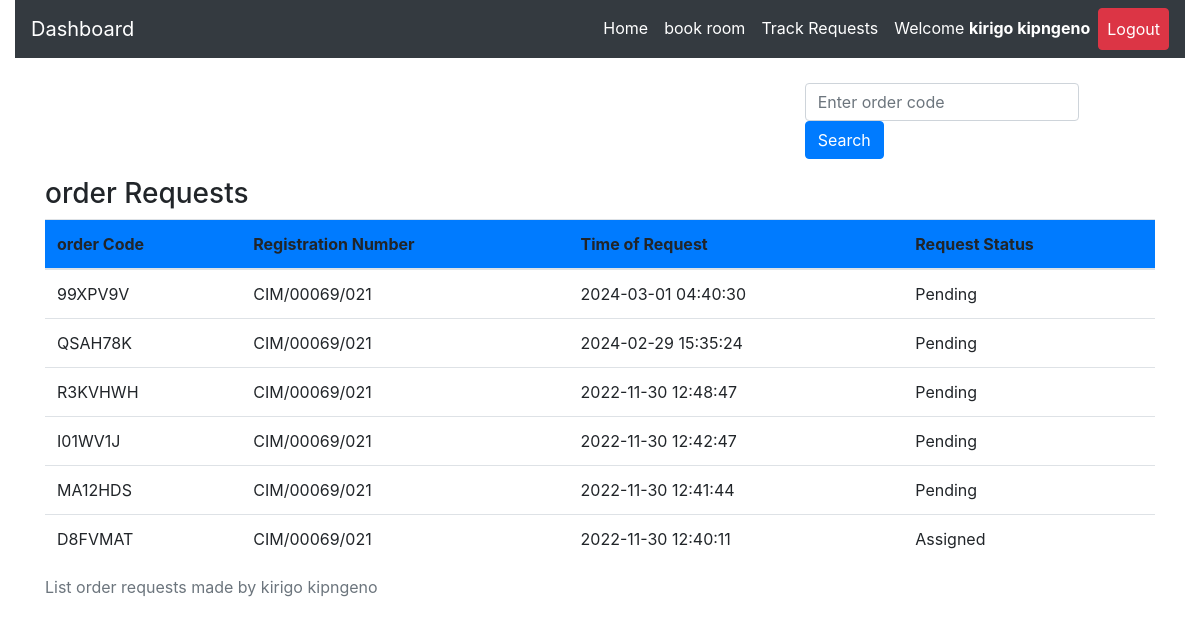
/track.php (signed in), run on the app's committed database.
### tables this page shows
CREATE TABLE `request_status` (
  `id` int(20) NOT NULL,
  `orderID` varchar(50) NOT NULL,
  `ip_address` varchar(100) NOT NULL,
  `request_latitude` varchar(50) NOT NULL DEFAULT '0',
  `request_longitude` varchar(50) NOT NULL DEFAULT '0',
  `status` varchar(50) DEFAULT 'Pending',
  `food_type` varchar(50) NOT NULL,
  `manual_directions` varchar(500) DEFAULT 'N/A',
  `food_description` varchar(255) DEFAULT 'No Description',
  `admNo` varchar(255) NOT NULL,
  `timestamp` datetime NOT NULL DEFAULT CURRENT_TIMESTAMP
);

### track.php (the view, shortened to what this page needs)
<?php
include 'server.php';
    ?>
<!DOCTYPE html>
<html lang="en">
<head>
  <?php
include './components/header.php';
?>
  </head>
  <body>
    <?php
    include './components/navbar.php';
    ?>
<div class="container mt-4">
<div class="row border border-white">
  <div class="col-md-4"></div>
  <div class="col-md-4"></div>
  <div class="col-md-4">
  <form class="form-inline my-2 my-lg-0" method="POST" action="">
<input class="form-control mr-sm-2" type="search" name='searched_help_code' placeholder="Enter order code" aria-label="Search">
<button type="submit" name='search-button' class="btn btn-primary">Search</button>
</form>
  </div>
</div>
<div class="row m-2">
  <div class="col-md-12">
  </div>
</div>
<table class="table">
  <caption>List order requests made by <?php  echo  $_SESSION['firstname'].' '. $_SESSION['lastname']; ?></caption>
  <thead>
      <h3>order Requests</h3>
    <tr class='bg-primary'>
      <th scope="col">order Code</th>
      <th scope="col">Registration  Number</th>
      <th scope="col">Time of Request</th>
      <th scope="col">Request Status</th>
    </tr>
  </thead>
  <tbody>
        <?php
        if($_SESSION['username']){
            $reg_num = $_SESSION['username'];
            $data_fetch_query = "SELECT * FROM `request_status` WHERE admNo='$reg_num' order by timestamp DESC LIMIT 15";
            $data_result = mysqli_query($db, $data_fetch_query);
            if ($data_result->num_rows > 0){
                while($row = $data_result->fetch_assoc()) {
            echo "<tr> <td>" .$row["orderID"].  "</td>";
            echo "<td>" .$row["admNo"]."</td>";
            echo "<td>" .$row["timestamp"]."</td>";
            echo "<td>" .$row["status"]."</td> </tr>";
            }
            }else{
            echo "<td>"."No Requests Found"."</td>";
            }
            } else{
                echo "<td>"."No Data Found"."</td>";
            }
    ?>
              </tbody>
</table>
  </body>
</html>

### components/header.php (shortened to what this page needs)
<link
  rel="stylesheet"
  href="https://maxcdn.bootstrapcdn.com/bootstrap/4.0.0/css/bootstrap.min.css"
/>
<link rel="stylesheet" href="./static/css/style.css">
<link rel="stylesheet" type="text/css" href="https://cdn.jsdelivr.net/npm/toastify-js/src/toastify.min.css">

### components/navbar.php (shortened to what this page needs)
<div class="container-fluid" id="mynav">
  <nav class="navbar navbar-expand-lg navbar-dark bg-dark">
  <a class="navbar-brand" href="#">Dashboard</a>
  <div class="collapse navbar-collapse" id="navbarSupportedContent">
    <ul class="navbar-nav ml-auto">
      <?php
     if($_SESSION['username']){ ?>
     <li class="nav-item active">
        <a class="nav-link" href="dashboard.php">Home </a>
      </li>
      <li class="nav-item active">
        <a class="nav-link" href="room.php">book room </a>
      </li>
      <li class="nav-item active">
        <a class="nav-link" href="track.php">Track Requests </a>
      </li>
      <li class="nav-item active">
      <a class="nav-link" href="javascript:void(0)">
      <?php echo "Welcome  ". "<strong style='color:white;'>".$_SESSION['firstname']." ".$_SESSION['lastname']."</strong>  <br>";  ?> </a>
      </li>
      <li class="nav-item active">
        <a class="nav-link btn btn-danger" href="logout.php">Logout </a>
      </li>
         <?php
  }
 ?>
    </ul>
  </div>
</nav>
</div>

### data on the page
request_status: orderID "99XPV9V", admNo "CIM/00069/021", timestamp "2024-03-01 04:40:30", status "Pending"
request_status: orderID "QSAH78K", admNo "CIM/00069/021", timestamp "2024-02-29 15:35:24", status "Pending"
request_status: orderID "R3KVHWH", admNo "CIM/00069/021", timestamp "2022-11-30 12:48:47", status "Pending"
request_status: orderID "I01WV1J", admNo "CIM/00069/021", timestamp "2022-11-30 12:42:47", status "Pending"
request_status: orderID "MA12HDS", admNo "CIM/00069/021", timestamp "2022-11-30 12:41:44", status "Pending"
request_status: orderID "D8FVMAT", admNo "CIM/00069/021", timestamp "2022-11-30 12:40:11", status "Assigned"

### other printed values
$_SESSION['firstname'] "kirigo"
$_SESSION['lastname'] "kipngeno"
